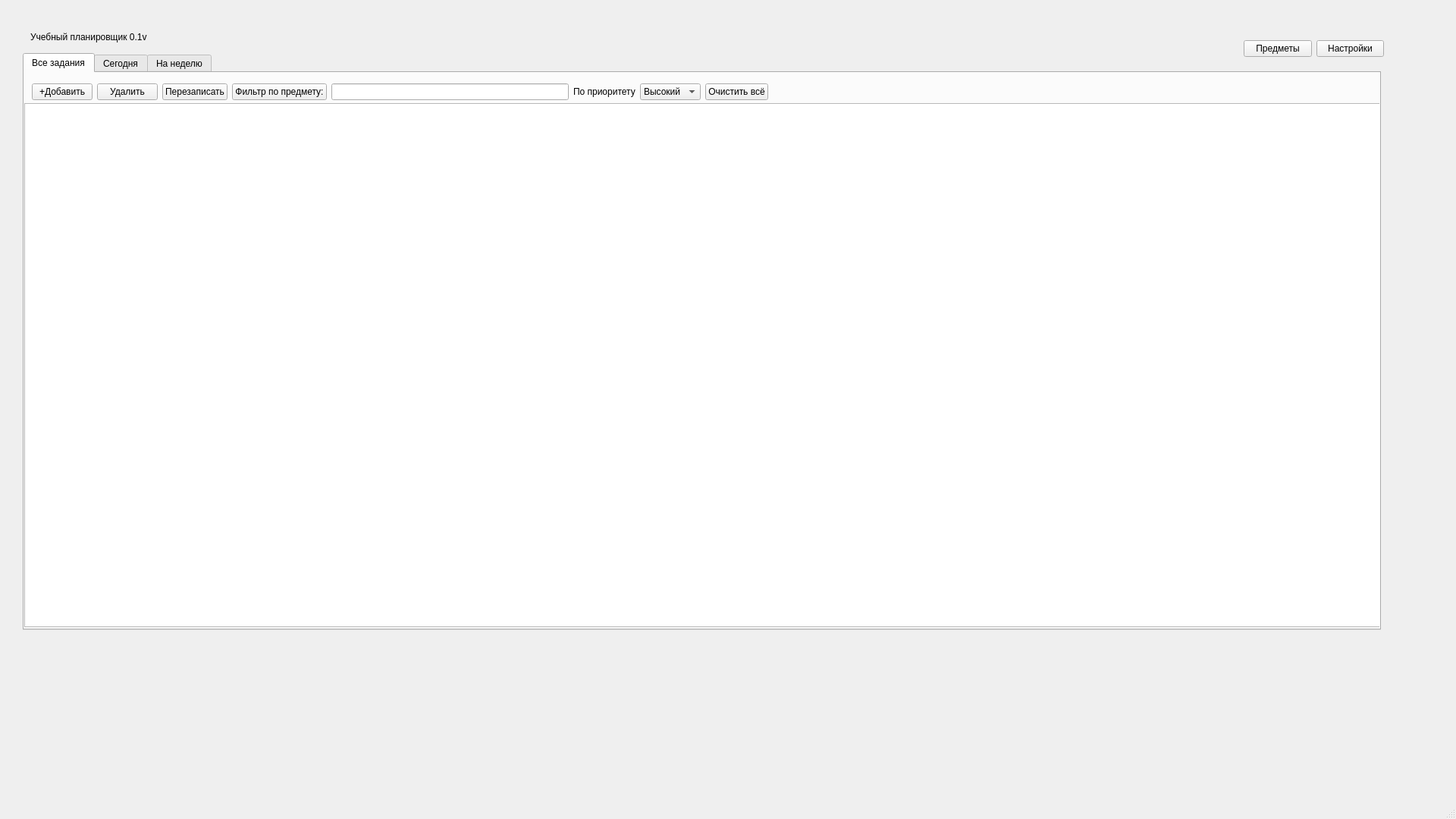
<?xml version="1.0" encoding="UTF-8"?>
<ui version="4.0">
 <class>MainWindow</class>
 <widget class="QMainWindow" name="MainWindow">
  <property name="windowModality">
   <enum>Qt::WindowModality::WindowModal</enum>
  </property>
  <property name="geometry">
   <rect>
    <x>0</x>
    <y>0</y>
    <width>1920</width>
    <height>1080</height>
   </rect>
  </property>
  <property name="minimumSize">
   <size>
    <width>800</width>
    <height>600</height>
   </size>
  </property>
  <property name="windowTitle">
   <string>MainWindow</string>
  </property>
  <widget class="QWidget" name="centralwidget">
   <layout class="QHBoxLayout" name="horizontalLayout">
    <property name="leftMargin">
     <number>20</number>
    </property>
    <property name="topMargin">
     <number>20</number>
    </property>
    <property name="rightMargin">
     <number>20</number>
    </property>
    <property name="bottomMargin">
     <number>20</number>
    </property>
    <item>
     <widget class="QStackedWidget" name="stackedWidget">
      <property name="currentIndex">
       <number>0</number>
      </property>
      <widget class="QWidget" name="main_screen">
       <property name="toolTip">
        <string>&lt;html&gt;&lt;head/&gt;&lt;body&gt;&lt;p&gt;выф&lt;/p&gt;&lt;/body&gt;&lt;/html&gt;</string>
       </property>
       <widget class="QTabWidget" name="main_tabs">
        <property name="geometry">
         <rect>
          <x>10</x>
          <y>50</y>
          <width>1791</width>
          <height>761</height>
         </rect>
        </property>
        <property name="currentIndex">
         <number>0</number>
        </property>
        <widget class="QWidget" name="tab_3">
         <attribute name="title">
          <string>Все задания</string>
         </attribute>
         <widget class="QTableView" name="tableView_of_tasks">
          <property name="geometry">
           <rect>
            <x>0</x>
            <y>40</y>
            <width>1791</width>
            <height>691</height>
           </rect>
          </property>
         </widget>
         <widget class="QWidget" name="widget">
          <property name="geometry">
           <rect>
            <x>10</x>
            <y>10</y>
            <width>971</width>
            <height>30</height>
           </rect>
          </property>
          <layout class="QHBoxLayout" name="horizontalLayout_6">
           <property name="leftMargin">
            <number>0</number>
           </property>
           <property name="topMargin">
            <number>0</number>
           </property>
           <property name="rightMargin">
            <number>0</number>
           </property>
           <property name="bottomMargin">
            <number>0</number>
           </property>
           <item>
            <layout class="QHBoxLayout" name="horizontalLayout_5">
             <item>
              <widget class="QPushButton" name="Add_task_button">
               <property name="text">
                <string>+Добавить</string>
               </property>
              </widget>
             </item>
             <item>
              <widget class="QPushButton" name="Delete_task_button">
               <property name="text">
                <string>Удалить</string>
               </property>
              </widget>
             </item>
             <item>
              <widget class="QPushButton" name="rewrite_task_button">
               <property name="text">
                <string>Перезаписать</string>
               </property>
              </widget>
             </item>
            </layout>
           </item>
           <item>
            <widget class="QPushButton" name="filter_button">
             <property name="text">
              <string>Фильтр по предмету:</string>
             </property>
            </widget>
           </item>
           <item>
            <widget class="QLineEdit" name="filter_subject"/>
           </item>
           <item>
            <widget class="QLabel" name="label_3">
             <property name="text">
              <string>По приоритету</string>
             </property>
            </widget>
           </item>
           <item>
            <widget class="QComboBox" name="filter_priority">
             <item>
              <property name="text">
               <string>Высокий</string>
              </property>
             </item>
             <item>
              <property name="text">
               <string>Средний</string>
              </property>
             </item>
             <item>
              <property name="text">
               <string>Низкий</string>
              </property>
             </item>
             <item>
              <property name="text">
               <string>Любой</string>
              </property>
             </item>
            </widget>
           </item>
           <item>
            <widget class="QPushButton" name="del_all_button">
             <property name="text">
              <string>Очистить всё</string>
             </property>
            </widget>
           </item>
          </layout>
         </widget>
        </widget>
        <widget class="QWidget" name="tab_1">
         <attribute name="title">
          <string>Сегодня</string>
         </attribute>
         <widget class="QTableWidget" name="today_tasks_table">
          <property name="geometry">
           <rect>
            <x>0</x>
            <y>0</y>
            <width>1791</width>
            <height>731</height>
           </rect>
          </property>
         </widget>
        </widget>
        <widget class="QWidget" name="tab_2">
         <attribute name="title">
          <string>На неделю</string>
         </attribute>
         <widget class="QTableWidget" name="week_tasks_table">
          <property name="geometry">
           <rect>
            <x>0</x>
            <y>0</y>
            <width>1791</width>
            <height>731</height>
           </rect>
          </property>
         </widget>
        </widget>
       </widget>
       <widget class="QLabel" name="label">
        <property name="geometry">
         <rect>
          <x>20</x>
          <y>20</y>
          <width>431</width>
          <height>18</height>
         </rect>
        </property>
        <property name="text">
         <string>Учебный планировщик 0.1v</string>
        </property>
       </widget>
       <widget class="QWidget" name="layoutWidget">
        <property name="geometry">
         <rect>
          <x>1620</x>
          <y>30</y>
          <width>185</width>
          <height>28</height>
         </rect>
        </property>
        <layout class="QHBoxLayout" name="horizontalLayout_4">
         <property name="leftMargin">
          <number>0</number>
         </property>
         <property name="topMargin">
          <number>0</number>
         </property>
         <property name="rightMargin">
          <number>0</number>
         </property>
         <property name="bottomMargin">
          <number>0</number>
         </property>
         <item>
          <widget class="QPushButton" name="lessons_button">
           <property name="text">
            <string>Предметы</string>
           </property>
          </widget>
         </item>
         <item>
          <widget class="QPushButton" name="settings_button">
           <property name="text">
            <string>Настройки</string>
           </property>
          </widget>
         </item>
        </layout>
       </widget>
      </widget>
      <widget class="QWidget" name="page_7">
       <widget class="QLineEdit" name="lineEdit">
        <property name="geometry">
         <rect>
          <x>80</x>
          <y>60</y>
          <width>561</width>
          <height>26</height>
         </rect>
        </property>
        <property name="text">
         <string>А я тут притаился</string>
        </property>
       </widget>
       <widget class="QWidget" name="layoutWidget1">
        <property name="geometry">
         <rect>
          <x>1610</x>
          <y>30</y>
          <width>190</width>
          <height>28</height>
         </rect>
        </property>
        <layout class="QHBoxLayout" name="horizontalLayout_2">
         <property name="leftMargin">
          <number>0</number>
         </property>
         <property name="topMargin">
          <number>0</number>
         </property>
         <property name="rightMargin">
          <number>0</number>
         </property>
         <property name="bottomMargin">
          <number>0</number>
         </property>
         <item>
          <widget class="QPushButton" name="back_button">
           <property name="text">
            <string>Назад</string>
           </property>
          </widget>
         </item>
         <item>
          <widget class="QPushButton" name="lessons_button_2">
           <property name="text">
            <string>Предметы</string>
           </property>
          </widget>
         </item>
        </layout>
       </widget>
      </widget>
      <widget class="QWidget" name="page_8">
       <widget class="QWidget" name="layoutWidget2">
        <property name="geometry">
         <rect>
          <x>1600</x>
          <y>30</y>
          <width>196</width>
          <height>28</height>
         </rect>
        </property>
        <layout class="QHBoxLayout" name="horizontalLayout_3">
         <property name="leftMargin">
          <number>0</number>
         </property>
         <property name="topMargin">
          <number>0</number>
         </property>
         <property name="rightMargin">
          <number>0</number>
         </property>
         <property name="bottomMargin">
          <number>0</number>
         </property>
         <item>
          <widget class="QPushButton" name="back_button_2">
           <property name="text">
            <string>Назад</string>
           </property>
          </widget>
         </item>
         <item>
          <widget class="QPushButton" name="settings_button_2">
           <property name="text">
            <string>Настройки</string>
           </property>
          </widget>
         </item>
        </layout>
       </widget>
      </widget>
     </widget>
    </item>
   </layout>
  </widget>
  <widget class="QMenuBar" name="menubar">
   <property name="geometry">
    <rect>
     <x>0</x>
     <y>0</y>
     <width>1920</width>
     <height>23</height>
    </rect>
   </property>
  </widget>
  <widget class="QStatusBar" name="statusbar"/>
 </widget>
 <resources/>
 <connections/>
</ui>
